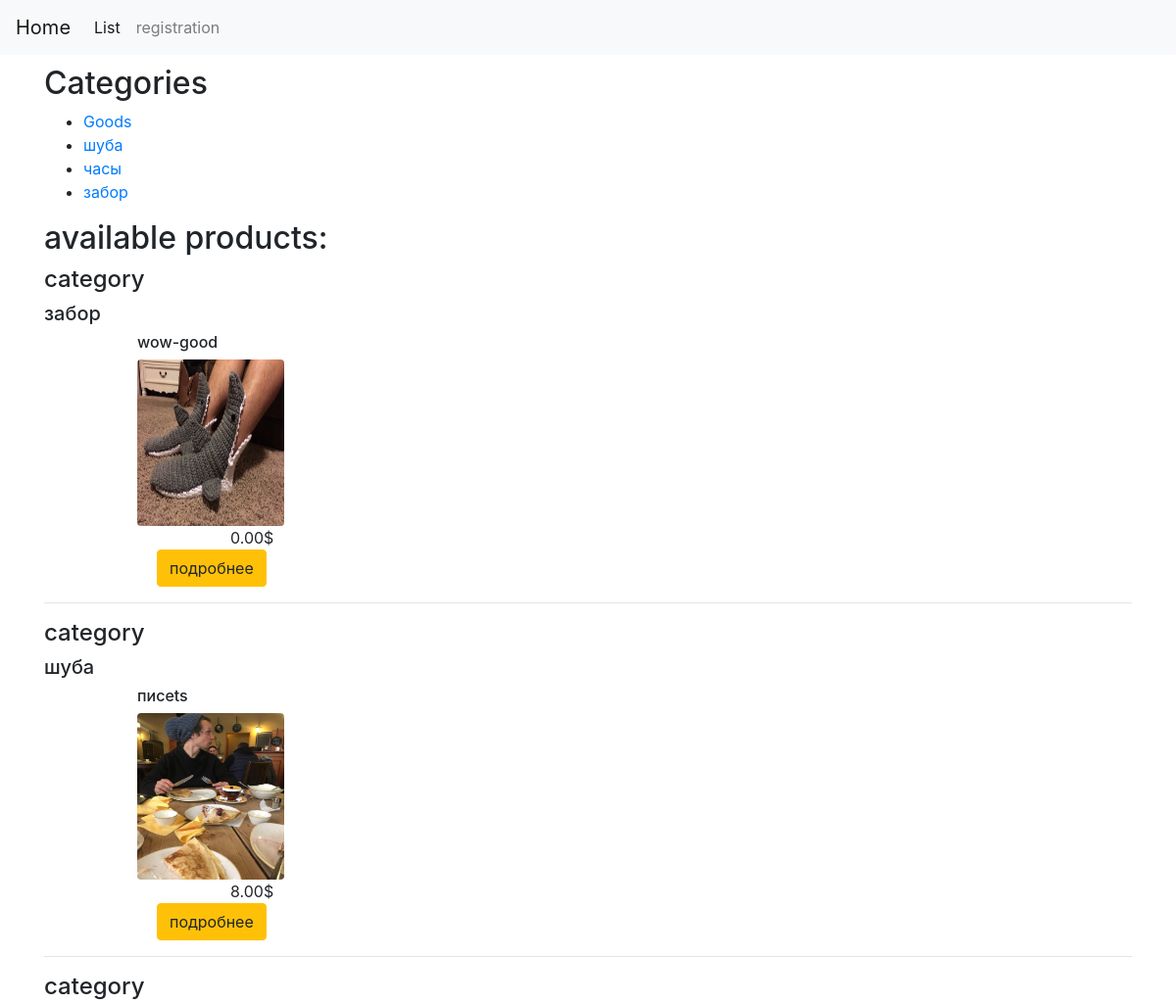
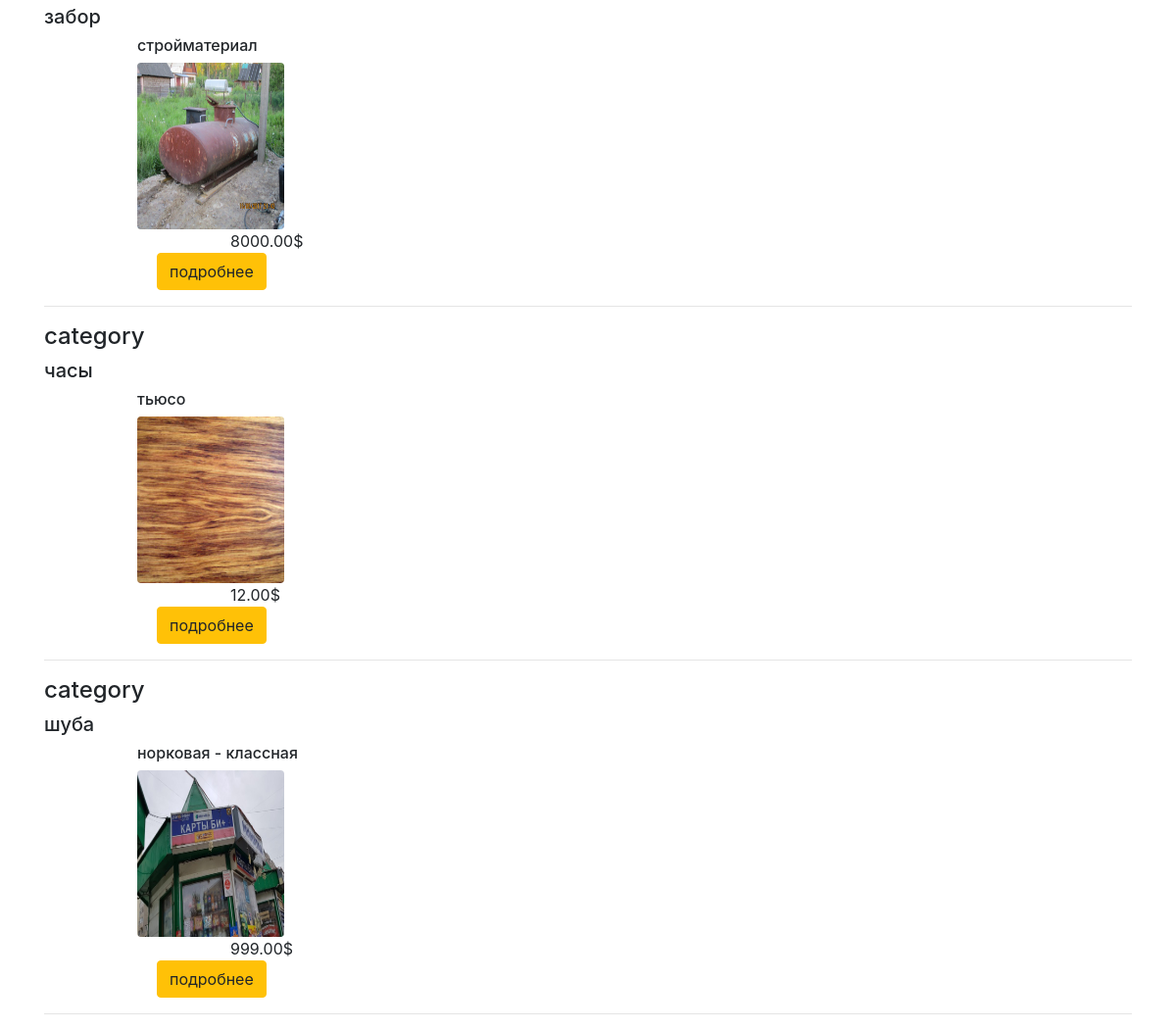
Screenshot of /products/list/ with the database file from the repository (2 pictures, top to bottom).
### products/models.py (models this page shows, shortened)
class Category(models.Model):
    name = models.CharField(max_length =200,db_index = True)
    slug = models.SlugField(max_length =200,db_index = True,unique = True)
    class Meta:
        ordering = ['-name']
        verbose_name = 'category'
        verbose_name_plural = 'categories'
    def __str__(self):
        return self.name
    def get_absolute_url(self):
        return '{}/'.format(self.slug)

class Luggage(models.Model):
    category = models.ForeignKey(Category,related_name='категория',on_delete=models.CASCADE)
    name = models.CharField(max_length =200,db_index = True)
    slug = models.SlugField(max_length =200,db_index = True)
    image = models.ImageField(default = 'products_pictures/default.jpg',upload_to = 'products_pictures',blank =True)
    description = models.TextField(blank= True)
    price = models.DecimalField(max_digits = 10,decimal_places=2)
    stock = models.PositiveIntegerField()
    available = models.BooleanField(default=True)
    created = models.DateTimeField(auto_now_add = True)
    updated =  models.DateTimeField(auto_now = True)
    class Meta:
        ordering = ['-created']
        index_together = (('id','slug'))
    def get_absolute_url(self):
        return '{}/{}/'.format(self.id,self.slug)

### products/views.py (the view)
# urls.py: path('list/',views.show_product_list,name = 'list'),
def show_product_list(request, category_slug=None):
    category = None
    categories = Category.objects.all()
    products = Products.objects.filter(available=True)
    if category_slug:
        category = get_object_or_404(Category, slug=category_slug)
        products = products.filter(category=category)
    return render(request, 'products/list.html', {
        'category': category,
        'categories': categories,
        'products': products
    })

### products/templates/products/list.html (shortened to what this page needs)
{% extends "shop/base.html"%}
{% load static %}
{% block main_path%}
<div class="slidebar">
    <div class="container">
        <div class="row">
            <div class="col-md-12">
                <div class="row">
                    <div class="col-md-3 categories-header">
                        <h2>Categories</h2>
                    </div>
                </div>
            </div>
        </div>
    </div>
    <div class="container">
        <div class="row">
            <div class="col-md-4">
                <ul>
                    <li>
                        <a href="{% url  'list' %}">Goods</a>
                    </li>
                    {% for c in categories %}
                    <li>
                        <a href="{{c.get_absolute_url}}">{{c.name}}</a>
                    </li>
                    {%endfor%}
                </ul>
            </div>
        </div>
        <div class="row">
            <div class="col-md-12">
                <h2>available products:</h2>
            </div>
        </div>
        {% for product in products %}
        <div class="container_product">
            <div class="row">
                <div class="col-md-4">
                    <h4>category<h5>{{product.category}}</h5>
                    </h4>
                </div>
            </div>
            <div class="row">
                <div class="col-md-4 col-md-4 offset-1  ">
                    <h6>{{product.name}}</h6>
                </div>
            </div>
            <div class="row">
                <div class="col-md-4 col-md-4 offset-1">
                    <img class="mr-2 rounded" src="{{product.image.url}}" style="width:150px;height:170px;">
                </div>
            </div>
            <div class="row">
                <div class="col-md-4 col-md-4 offset-2">
                    {{product.price}}$
                </div>
            </div>
            <div class="row">
                <div class="col-md-4 col-md-4 offset-1" style=right:-20px;>
                    <a href="{{product.get_absolute_url}}" target=_blank <button class="btn btn-warning">подробнее</button></a>
                </div>
            </div>
        </div>
        <hr>
        {% endfor %}
        {% endblock main_path %}

### rows the page displays
Category: name "шуба"
Category: name "часы"
Category: name "забор"
Luggage: category "забор", name "wow-good", image (picture), price "0.00"
Luggage: category "шуба", name "писеts", image (picture), price "8.00"
Luggage: category "забор", name "стройматериал", image (picture), price "8000.00"
Luggage: category "часы", name "тьюсо", image (placeholder picture), price "12.00"
Luggage: category "шуба", name "норковая - классная", image (picture), price "999.00"
